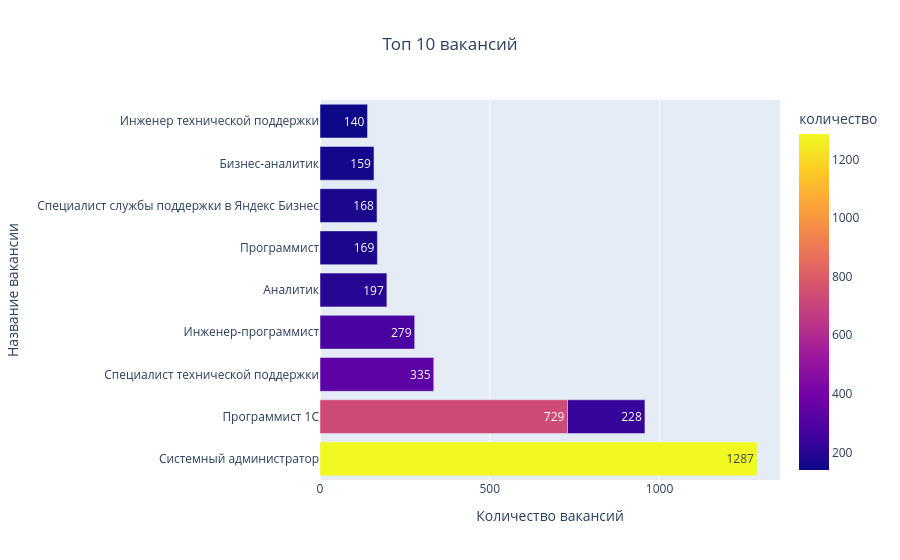

Notebook source saved alongside this figure:
### Markdown cell above
### подведем итог исследования, обобщите выводы

1. В больших городах вакансий больше. Как правило, это Москва и Санкт-Петербург.
2. Наибольший запрос вакансий предоставляют крупные работодатели федерального уровня.
3. Чем больше опыт, тем ниже текучка кадров, максимальное количество вакансий для соискателей с небольшим опытом. 
4. Больше всего вакансий на полную занятость и полный день. 
5. Средняя заработная плата для специалистов data scientis с опытом от 3 до 6 лет выше, чем в среднем по IT.
6. 3.6% вакансий напрямую связаны с "data" или "данными"

### здесь можно (это будет плюсом) провести дополнительные исследования данных, сделать прогнозы, продумать варианты продолжения исследования

Ниже представлены графики для наглядного анализа  
Исследование можно продолжить, углубив анализ в следующих направлениях:  
1. анализ самых популярных вакансий
2. анализ самых популярных вакансий и работодателей по регионам
3. средняя заработная плата по регионам
4. средняя заработная плата по вакансиям

### Code cell
# Дополнительное исследование 1 (анализ самых популярных вакансий)

# выборка 10 самых популярных вакансий
# анализ таблицы "vacancies" (список вакансий)
query = f'''
    SELECT 
        replace(name, '1C', '1С') as name,
        count(*) as count
    FROM public.vacancies
    WHERE salary_from IS NOT NULL or salary_to IS NOT NULL
    GROUP BY name
    ORDER BY count DESC
    LIMIT 10
'''

# запрос
df = pd.read_sql_query(query, connection)

# график: столбчатая диграмма
fig = px.bar(
    data_frame = df, # источник данных
    x = 'count', # ось абсцисс (x), количество вакансий
    y = 'name',  # ось ординат (y), название вакансий
    title = 'Топ 10 вакансий', # заголовок графика
    color = 'count', # раскраска
    labels = {'count': 'количество'}, # легенда
    text_auto = True # подписи величин
)

fig.update_layout(
    xaxis_title = 'Количество вакансий', # ось абсцисс (x)
    yaxis_title = 'Название вакансии', # ось ординат (y)
    title_x = 0.5,
    showlegend = False
)

fig.show(width = 1000, height = 800)

### Figure 1 — Plotly figure (JSON) as saved in the notebook; plotly's stock layout.template omitted (floating-point values rounded to 4 significant figures)
{"data": [{"hovertemplate": "количество=%{marker.color}<br>name=%{y}<extra></extra>", "legendgroup": "", "marker": {"color": [1287, 729, 335, 279, 228, 197, 169, 168, 159, 140], "coloraxis": "coloraxis", "pattern": {"shape": ""}}, "name": "", "orientation": "h", "showlegend": false, "textposition": "auto", "texttemplate": "%{x}", "type": "bar", "x": [1287, 729, 335, 279, 228, 197, 169, 168, 159, 140], "xaxis": "x", "y": ["Системный администратор", "Программист 1С", "Специалист технической поддержки", "Инженер-программист", "Программист 1С", "Аналитик", "Программист", "Специалист службы поддержки в Яндекс Бизнес", "Бизнес-аналитик", "Инженер технической поддержки"], "yaxis": "y"}], "layout": {"barmode": "relative", "coloraxis": {"colorbar": {"title": {"text": "количество"}}, "colorscale": [[0, "#0d0887"], [0.1111, "#46039f"], [0.2222, "#7201a8"], [0.3333, "#9c179e"], [0.4444, "#bd3786"], [0.5556, "#d8576b"], [0.6667, "#ed7953"], [0.7778, "#fb9f3a"], [0.8889, "#fdca26"], [1, "#f0f921"]]}, "legend": {"tracegroupgap": 0}, "showlegend": false, "title": {"text": "Топ 10 вакансий", "x": 0.5}, "xaxis": {"anchor": "y", "domain": [0, 1], "title": {"text": "Количество вакансий"}}, "yaxis": {"anchor": "x", "domain": [0, 1], "title": {"text": "Название вакансии"}}}}
